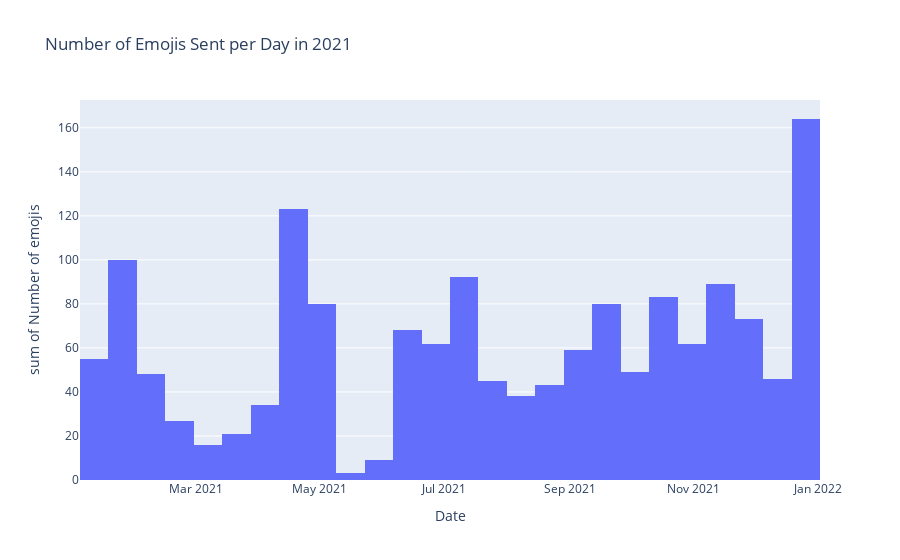

Source (notebook cell):
### Code cell
# Filtrar los datos del año 2021
df_2021 = df[df["Year"] == 2021]

# Agrupar los datos por fecha y contar la frecuencia de emojis por fecha
emoji_counts = df_2021.groupby("Date")["Emojis"].count().reset_index(name="Count")

# Crear el histograma
fig = px.histogram(emoji_counts, x="Date", y="Count", nbins=30,
                   title="Number of Emojis Sent per Day in 2021",
                   labels={"Date": "Date", "Count": "Number of emojis"})
fig.show()

### Figure 1 — Plotly figure (JSON) as saved in the notebook; plotly's stock layout.template omitted (floating-point values rounded to 4 significant figures; data arrays with more than 128 entries replaced by an {"elided": "..."} marker saying what was removed)
{"data": [{"alignmentgroup": "True", "bingroup": "x", "histfunc": "sum", "hovertemplate": "Date=%{x}<br>sum of Number of emojis=%{y}<extra></extra>", "legendgroup": "", "marker": {"color": "#636efa", "pattern": {"shape": ""}}, "name": "", "nbinsx": 30, "offsetgroup": "", "orientation": "v", "showlegend": false, "type": "histogram", "x": {"elided": "215 str values"}, "xaxis": "x", "y": {"elided": "215 int values"}, "yaxis": "y"}], "layout": {"barmode": "relative", "legend": {"tracegroupgap": 0}, "title": {"text": "Number of Emojis Sent per Day in 2021"}, "xaxis": {"anchor": "y", "domain": [0, 1], "title": {"text": "Date"}}, "yaxis": {"anchor": "x", "domain": [0, 1], "title": {"text": "sum of Number of emojis"}}}}
